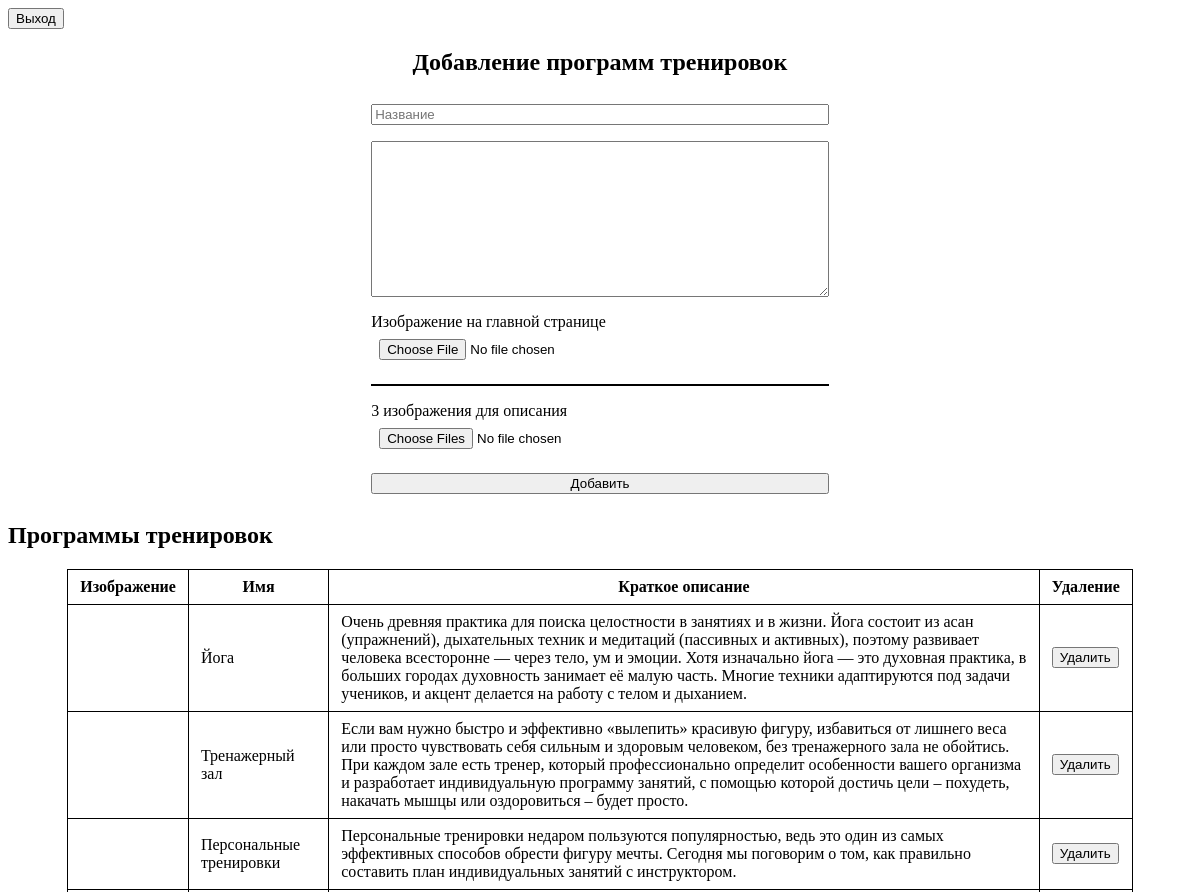
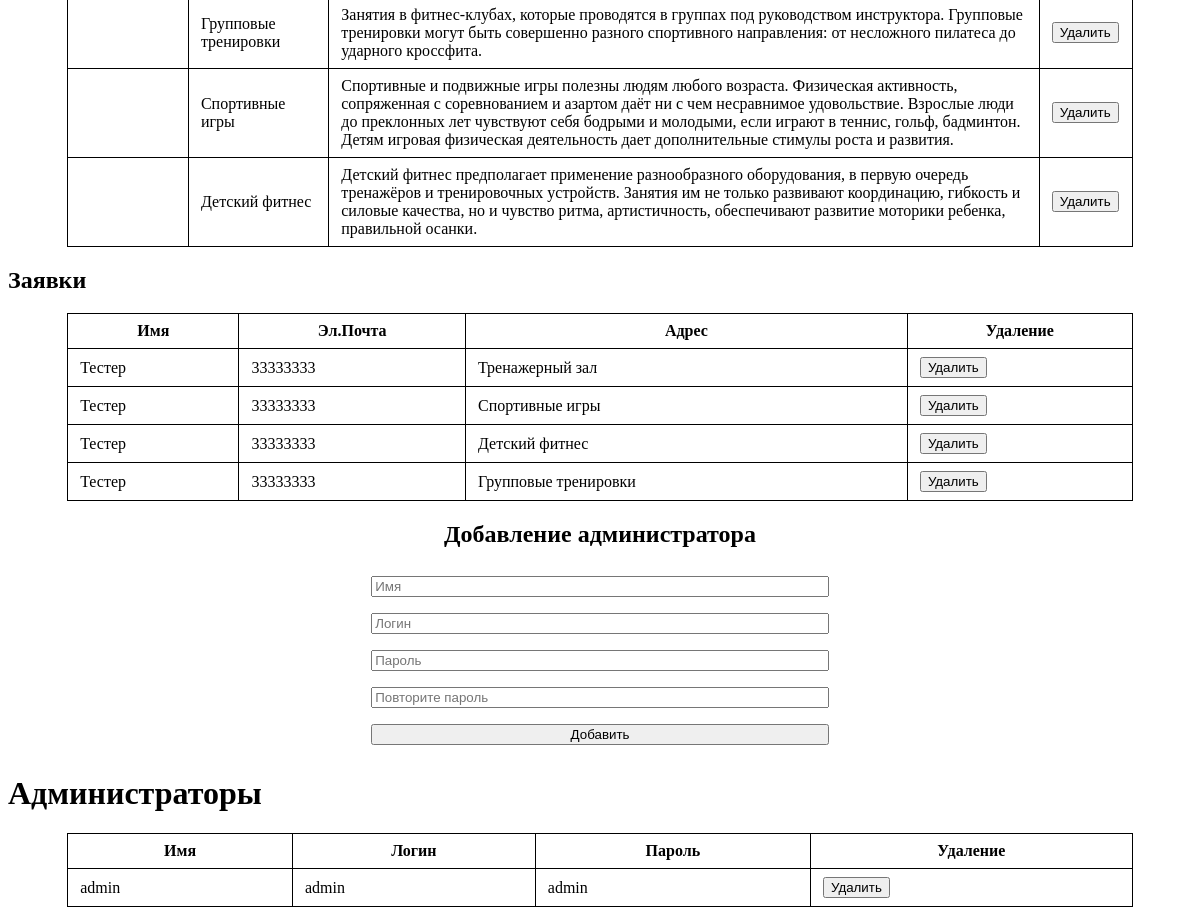
/admin/main.php (signed in), run on the app's committed database (2 pictures, top to bottom).
### tables this page shows
CREATE TABLE `programs` (
  `id` bigint(20) UNSIGNED NOT NULL,
  `name` varchar(50) NOT NULL,
  `description` text NOT NULL,
  `full_description` longtext NOT NULL CHECK (json_valid(`full_description`)),
  `image` text NOT NULL
);

CREATE TABLE `application` (
  `id` bigint(20) UNSIGNED NOT NULL,
  `id_program` bigint(20) UNSIGNED NOT NULL,
  `name` varchar(255) NOT NULL,
  `numberPhone` varchar(15) NOT NULL,
  `time` datetime NOT NULL DEFAULT current_timestamp()
);

CREATE TABLE `users` (
  `id` bigint(20) UNSIGNED NOT NULL,
  `name` varchar(50) NOT NULL,
  `login` varchar(255) NOT NULL,
  `password` text NOT NULL,
  `passwordView` text NOT NULL
);

### admin/main.php (the view, shortened to what this page needs)
<?php
$link = mysqli_connect('', 'root', '', 'sila');
?>
<!DOCTYPE html>
<html lang="ru">
<head>
</head>
<body>
    <form>
        <button name="exit" type="submit">Выход</button>
    </form>
    <main class="main_admin">
        <section class="works">
            <div class="form">
                <h2>Добавление программ тренировок</h2>
                <form method="post" class="form__body" id="app" enctype="multipart/form-data">
                    <input type="text" name="name" placeholder="Название">
                    <textarea name="discription" id="" cols="30" rows="10"></textarea>
                    <label>Изображение на главной странице <input type="file" name="image" id=""></label>
                    <div id="editor"></div>
                    <label>3 изображения для описания <input type="file" name="images[]" id="" multiple max="3"></label>
                    <button type="submit" name="addWork">Добавить</button>
                </form>
            </div>
            <h1>Программы тренировок</h1>
            <table class="work_list table">
                <tr class="administrators_list__row table_row">
                    <th class="administrators_list__ceil table_ceil">Изображение</th>
                    <th class="administrators_list__ceil table_ceil">Имя</th>
                    <th class="administrators_list__ceil table_ceil">Краткое описание</th>
                    <th class="administrators_list__ceil table_ceil">Удаление</th>
                </tr>
                <?php
                $result = $link->query("SELECT * FROM `programs`") or die($link->error);
                for ($data = []; $row = $result->fetch_assoc(); $data[] = $row);
                foreach ($data as $elem) {
                    echo
                    '<tr class="work_list__row table_row">
                    <td class="work_list__ceil table_ceil"><img src="../' . $elem['image'] . '" alt=""></td>
                    <td class="work_list__ceil table_ceil">' . $elem['name'] . '</td>
                    <td class="work_list__ceil table_ceil">' . $elem['description'] . '</td>
                    <td class="work_list__ceil table_ceil">
                        <form method="post"><button type="submit" name="programDelete" value="' . $elem['id'] . '">Удалить</button></form>
                    </td>
                </tr>';
                }
                ?>
            </table>
        </section>
        <section class="application">
            <h2>Заявки</h2>
            <table class="application_list table">
                <tr class="administrators_list__row table_row">
                    <th class="administrators_list__ceil table_ceil">Имя</th>
                    <th class="administrators_list__ceil table_ceil">Эл.Почта</th>
                    <th class="administrators_list__ceil table_ceil">Адрес</th>
                    <th class="administrators_list__ceil table_ceil">Удаление</th>
                </tr>
                <?php
                $result = $link->query("SELECT * FROM `application` ORDER BY `time` ASC");
                for ($data = []; $row = $result->fetch_assoc(); $data[] = $row);
                foreach ($data as $elem) {
                    echo
                    '<tr class="aplication_list__row table_row">
                        <td class="application_list_ceil table_ceil">' . $elem['name'] . '</td>
                        <td class="application_list_ceil table_ceil">' . $elem['numberPhone'] . '</td>
                        <td class="application_list_ceil table_ceil">' . $link->query("SELECT `name` FROM `programs` WHERE id =  " . $elem['id_program'])->fetch_assoc()['name'] . '</td>
                        <td class="application_list_ceil table_ceil">
                            <form method="post"><button type="submit" value="' . $elem['id'] . '" name="applicationDelete">Удалить</button></form>
                        </td>
                    </tr>';
                }
                ?>
            </table>
        </section>
        <sectiion class="administrators">
            <div class="form">
                <h2>Добавление администратора</h2>
                <form method="post" class="form__body" enctype="multipart/form-data">
                    <input type="text" name="name" placeholder="Имя">
                    <input type="text" name="login" placeholder="Логин">
                    <input type="password" name="password" id="" placeholder="Пароль">
                    <input type="password" name="passwordDbl" id="" placeholder="Повторите пароль">
                    <button type="submit" name="addUser">Добавить</button>
                </form>
            </div>
            <h1>Администраторы</h1>
            <table class="administrators_list table">
                <tr class="administrators_list__row table_row">
                    <th class="administrators_list__ceil table_ceil">Имя</th>
                    <th class="administrators_list__ceil table_ceil">Логин</th>
                    <th class="administrators_list__ceil table_ceil">Пароль</th>
                    <th class="administrators_list__ceil table_ceil">Удаление</th>
                </tr>
                <?php
                $result = $link->query("SELECT * FROM users");
                for ($data = []; $row = $result->fetch_assoc(); $data[] = $row);
                foreach ($data as $elem) {
                    echo
                    '<tr class="administrators_list__row table_row">
                        <td class="administrators_list__ceil table_ceil">' . $elem['name'] . '</td>
                        <td class="administrators_list__ceil table_ceil">' . $elem['login'] . '</td>
                        <td class="administrators_list__ceil table_ceil">' . $elem['passwordView'] . '</td>
                        <td class="administrators_list__ceil table_ceil">
                            <form method="post"><button type="submit" name="userDelete" value="' . $elem['id'] . '">Удалить</button></form>
                        </td>
                    </tr>';
                } ?>
            </table>
        </sectiion>
    </main>
</body>
</html>

### admin/main.php (style rules this page uses)
#editor { border: 1px solid; }
.table { width: 90%; margin: 0 auto; border-collapse: collapse; }
.table_ceil, .table_row { border: 1px solid; padding: 1vh 1vw; }
.form { display: flex; align-content: center; align-items: center; flex-direction: column; }
.form__body { width: 40%; display: flex; flex-direction: column; }
.form__body * { margin: 1vh; }

### data on the page
programs: name "Йога", description "Очень древняя практика для поиска целостности в занятиях и в жизни. Йога состоит из асан (упражнений), дыхательных техник и медитаций (пассивных и активных), поэтому развивает человека всесторонне — через тело, ум и эмоции. Хотя изначально йога — это духовная практика, в больших городах духовность занимает её малую часть. Многие техники адаптируются под задачи учеников, и акцент делается на работу с телом и дыханием.", $elem['id'] 3 (drawn)
programs: name "Тренажерный зал", description "Если вам нужно быстро и эффективно «вылепить» красивую фигуру, избавиться от лишнего веса или просто чувствовать себя сильным и здоровым человеком, без тренажерного зала не обойтись. При каждом зале есть тренер, который профессионально определит особенности вашего организма и разработает индивидуальную программу занятий, с помощью которой достичь цели – похудеть, накачать мышцы или оздоровиться – будет просто.", $elem['id'] 4 (drawn)
programs: name "Персональные тренировки", description "Персональные тренировки недаром пользуются популярностью, ведь это один из самых эффективных способов обрести фигуру мечты. Сегодня мы поговорим о том, как правильно составить план индивидуальных занятий с инструктором.", $elem['id'] 5 (drawn)
programs: name "Групповые тренировки", description "Занятия в фитнес-клубах, которые проводятся в группах под руководством инструктора. Групповые тренировки могут быть совершенно разного спортивного направления: от несложного пилатеса до ударного кроссфита.", $elem['id'] 6 (drawn)
programs: name "Спортивные игры", description "Спортивные и подвижные игры полезны людям любого возраста. Физическая активность, сопряженная с соревнованием и азартом даёт ни с чем несравнимое удовольствие. Взрослые люди до преклонных лет чувствуют себя бодрыми и молодыми, если играют в теннис, гольф, бадминтон. Детям игровая физическая деятельность дает дополнительные стимулы роста и развития.", $elem['id'] 7 (drawn)
programs: name "Детский фитнес", description "Детский фитнес предполагает применение разнообразного оборудования, в первую очередь тренажёров и тренировочных устройств. Занятия им не только развивают координацию, гибкость и силовые качества, но и чувство ритма, артистичность, обеспечивают развитие моторики ребенка, правильной осанки.", $elem['id'] 8 (drawn)
application: name "Тестер", numberPhone "33333333", id_program.name "Тренажерный зал", $elem['id'] 6 (drawn)
application: name "Тестер", numberPhone "33333333", id_program.name "Спортивные игры", $elem['id'] 7 (drawn)
application: name "Тестер", numberPhone "33333333", id_program.name "Детский фитнес", $elem['id'] 8 (drawn)
application: name "Тестер", numberPhone "33333333", id_program.name "Групповые тренировки", $elem['id'] 9 (drawn)
users: name "admin", login "admin", passwordView "admin", $elem['id'] 1 (drawn)
